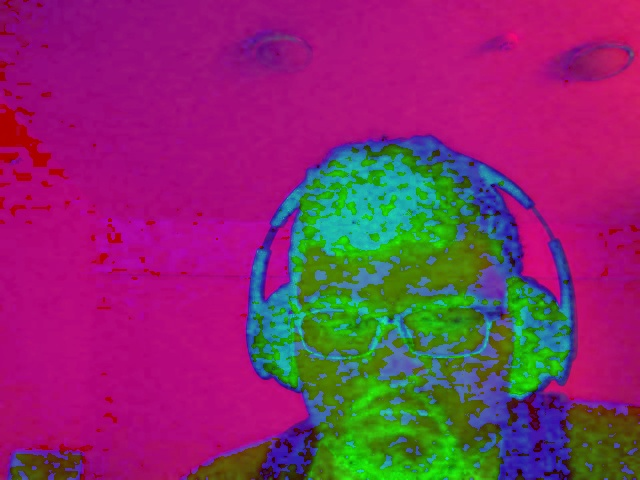
#> input picture 8.OPENCV TEMEL İŞLEMLER/corbafotosu1.jpg, 640 x 480 px, given in place of the camera
$ jupyter execute 'ŞİMDİLİK ÇORBA.ipynb'   (text cells are left out)
#> lines starting #> are read from the running program, lines starting #| are printed output that depends on the picture; after the words box and inside, x2 and y2 are one past the last pixel; in counts of white or black regions, pixels touching at a corner belong together
[cell 1]
import cv2
import numpy as np


cap = cv2.VideoCapture(0)

def nothing(x):
    pass


cv2.namedWindow('trackbar')
cv2.resizeWindow('trackbar', (350,350))

cv2.createTrackbar('Lower - R', 'trackbar', 0, 180, nothing)
#> slider 'Lower - R' is set to 36
cv2.createTrackbar('Lower - G', 'trackbar', 0, 255, nothing)
#> slider 'Lower - G' is set to 51
cv2.createTrackbar('Lower - B', 'trackbar', 0, 255, nothing)
#> slider 'Lower - B' is set to 51

cv2.createTrackbar('Higher - R', 'trackbar', 180, 180, nothing)
cv2.createTrackbar('Higher - G', 'trackbar', 255, 255, nothing)
cv2.createTrackbar('Higher - B', 'trackbar', 255, 255, nothing)


while True:

    ret, frame = cap.read()
#> frame is the input picture: shape (480, 640, 3); mean B, G, R 105.2, 45.7, 135.1
    frame = cv2.flip(frame, 1)
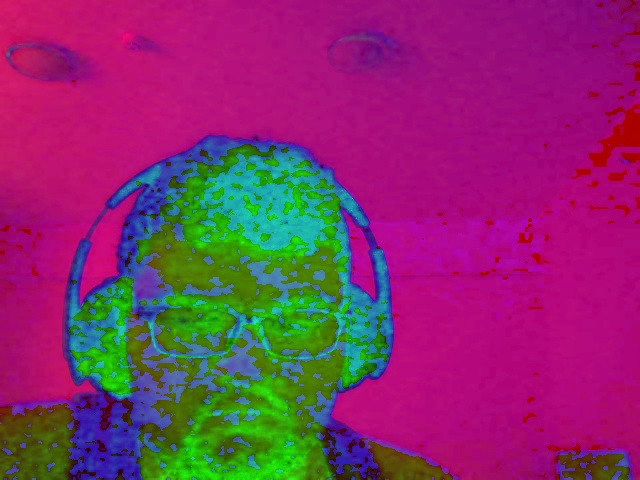
#> frame: shape (480, 640, 3); mean B, G, R 105.2, 45.7, 135.1

    frame_rgb = cv2.cvtColor(frame, cv2.COLOR_BGR2RGB)
    frame_hsv = cv2.cvtColor(frame, cv2.COLOR_BGR2HSV)
#> frame_hsv: shape (480, 640, 3); mean H, S, V 131.6, 227.3, 163.7

    lr = cv2.getTrackbarPos('Lower - R', 'trackbar')
    lg = cv2.getTrackbarPos('Lower - G', 'trackbar')
    lb = cv2.getTrackbarPos('Lower - B', 'trackbar')

    hr = cv2.getTrackbarPos('Higher - R', 'trackbar')
    hg = cv2.getTrackbarPos('Higher - G', 'trackbar')
    hb = cv2.getTrackbarPos('Higher - B', 'trackbar')

    lower_color = np.array([lr, lg, lb])
    higher_color = np.array([hr, hg, hb])


    mask = cv2.inRange(frame_hsv, lower_color, higher_color)
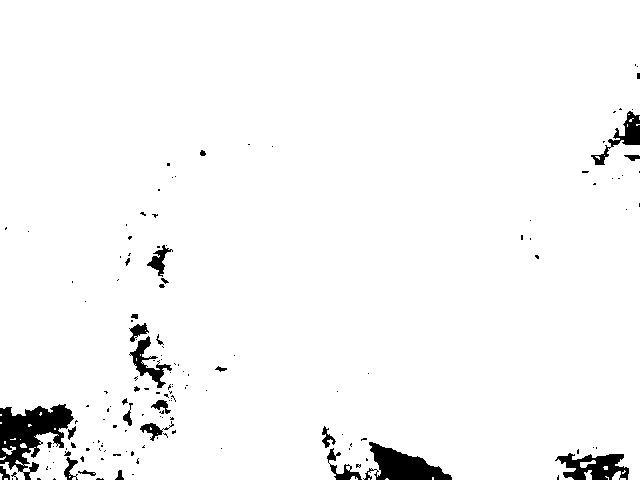
#> mask: shape (480, 640); 96.8% white; 150 black regions (120 under 20 px), largest, box (x1, y1, x2, y2) and area: (0, 404, 74, 480) 2807, (363, 442, 452, 480) 1737, (555, 453, 629, 480) 1193

    bit_and = cv2.bitwise_and(frame_rgb, frame_rgb, mask=mask)
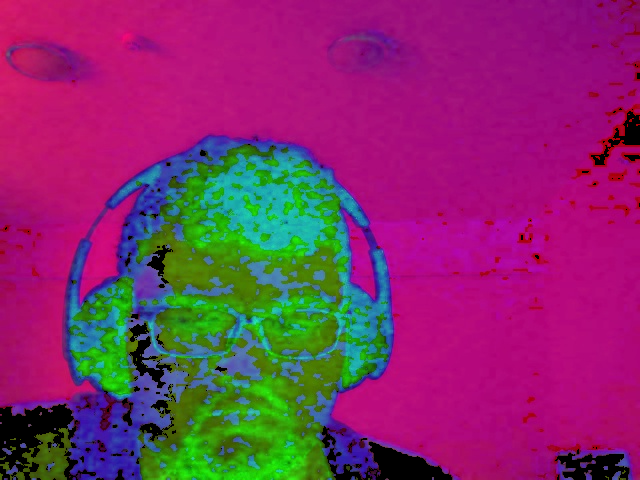
#> bit_and: shape (480, 640, 3); mean R, G, B 132.3, 43.8, 104.8
    bit_rgb = cv2.cvtColor(bit_and, cv2.COLOR_BGR2RGB)


    cv2.imshow("bitwise", bit_rgb)
    cv2.imshow("orijinal", frame)
    cv2.imshow("masked1", mask)

    if cv2.waitKey(30) == ord('q'):
#> (key q is pressed here)
        break


cap.release()
cv2.destroyAllWindows()
